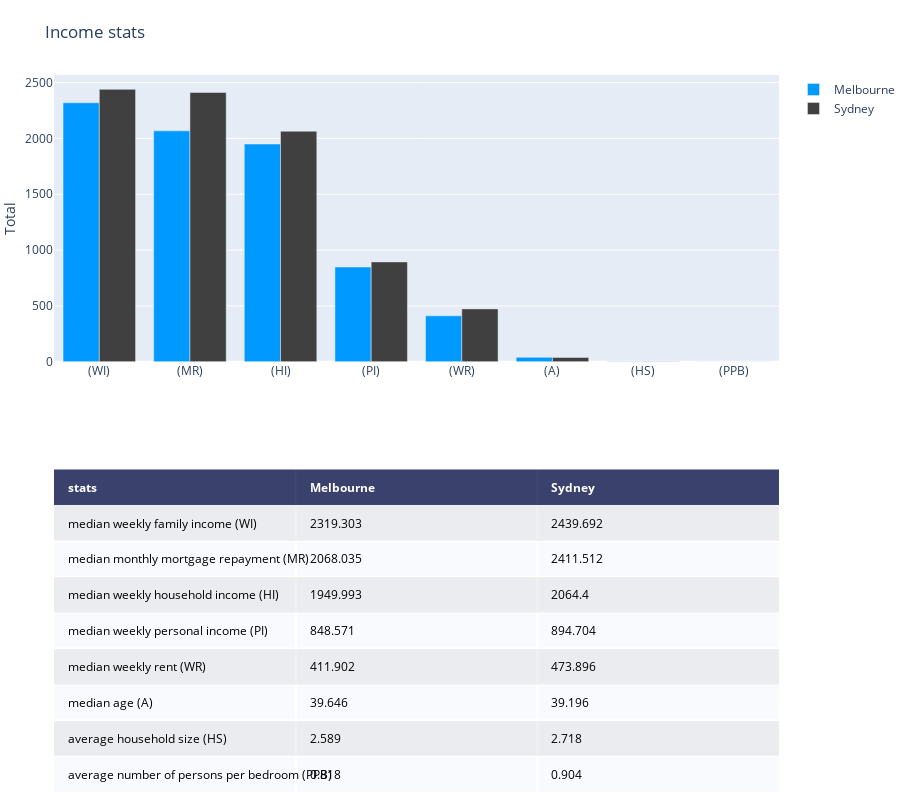

Notebook source saved alongside this figure:
### Code cell
import plotly.graph_objects as go
import plotly.figure_factory as ff

# Add table data
table_data = df_cities.set_index(['stats','city']).unstack().droplevel(0, axis=1).reset_index().sort_values(['Melbourne','Sydney'], ascending=[False,False])

table_data['stats'] = ['median weekly family income (WI)',
 'median monthly mortgage repayment (MR)',
 'median weekly household income (HI)',
 'median weekly personal income (PI)',
 'median weekly rent (WR)',
 'median age (A)',
 'average household size (HS)',
 'average number of persons per bedroom (PPB)']

# Initialize a figure with ff.create_table(table_data)
fig = ff.create_table(table_data, height_constant=60)

x_labels = ['(WI)', '(MR)', '(HI)', '(PI)', '(WR)', '(A)', '(HS)', '(PPB)']

# Make traces for graph
trace1 = go.Bar(x=x_labels, y=table_data['Melbourne'], xaxis='x2', yaxis='y2',
                marker=dict(color='#0099ff'),
                name='Melbourne')
trace2 = go.Bar(x=x_labels, y=table_data['Sydney'], xaxis='x2', yaxis='y2',
                marker=dict(color='#404040'),
                name='Sydney')

# Add trace data to figure
fig.add_traces([trace1, trace2])

# initialize xaxis2 and yaxis2
fig['layout']['xaxis2'] = {}
fig['layout']['yaxis2'] = {}

# Edit layout for subplots
fig.layout.yaxis.update({'domain': [0, .45]})
fig.layout.yaxis2.update({'domain': [.6, 1]})

# The graph's yaxis2 MUST BE anchored to the graph's xaxis2 and vice versa
fig.layout.yaxis2.update({'anchor': 'x2'})
fig.layout.xaxis2.update({'anchor': 'y2'})
fig.layout.yaxis2.update({'title': 'Total'})

# Update the margins to add a title and see graph x-labels.
fig.layout.margin.update({'t':75, 'l':50})
fig.layout.update({'title': 'Income stats'})

# Update the height because adding a graph vertically will interact with
# the plot height calculated for the table
fig.layout.update({'height':800})

# Plot!
fig.show()

### Figure 1 — Plotly figure (JSON) as saved in the notebook; plotly's stock layout.template omitted (floating-point values rounded to 4 significant figures)
{"data": [{"colorscale": [[0, "#00083e"], [0.5, "#ededee"], [1, "#ffffff"]], "hoverinfo": "none", "opacity": 0.75, "showscale": false, "type": "heatmap", "z": [[0, 0, 0], [0.5, 0.5, 0.5], [1, 1, 1], [0.5, 0.5, 0.5], [1, 1, 1], [0.5, 0.5, 0.5], [1, 1, 1], [0.5, 0.5, 0.5], [1, 1, 1]]}, {"marker": {"color": "#0099ff"}, "name": "Melbourne", "type": "bar", "x": ["(WI)", "(MR)", "(HI)", "(PI)", "(WR)", "(A)", "(HS)", "(PPB)"], "xaxis": "x2", "y": [2319.0, 2068.0, 1950.0, 848.6, 411.9, 39.65, 2.589, 0.818], "yaxis": "y2"}, {"marker": {"color": "#404040"}, "name": "Sydney", "type": "bar", "x": ["(WI)", "(MR)", "(HI)", "(PI)", "(WR)", "(A)", "(HS)", "(PPB)"], "xaxis": "x2", "y": [2440.0, 2412.0, 2064.0, 894.7, 473.9, 39.2, 2.718, 0.904], "yaxis": "y2"}], "layout": {"annotations": [{"align": "left", "font": {"color": "#ffffff"}, "showarrow": false, "text": "<b>stats</b>", "x": -0.45, "xanchor": "left", "xref": "x", "y": 0, "yref": "y"}, {"align": "left", "font": {"color": "#ffffff"}, "showarrow": false, "text": "<b>Melbourne</b>", "x": 0.55, "xanchor": "left", "xref": "x", "y": 0, "yref": "y"}, {"align": "left", "font": {"color": "#ffffff"}, "showarrow": false, "text": "<b>Sydney</b>", "x": 1.55, "xanchor": "left", "xref": "x", "y": 0, "yref": "y"}, {"align": "left", "font": {"color": "#000000"}, "showarrow": false, "text": "median weekly family income (WI)", "x": -0.45, "xanchor": "left", "xref": "x", "y": 1, "yref": "y"}, {"align": "left", "font": {"color": "#000000"}, "showarrow": false, "text": "2319.303", "x": 0.55, "xanchor": "left", "xref": "x", "y": 1, "yref": "y"}, {"align": "left", "font": {"color": "#000000"}, "showarrow": false, "text": "2439.692", "x": 1.55, "xanchor": "left", "xref": "x", "y": 1, "yref": "y"}, {"align": "left", "font": {"color": "#000000"}, "showarrow": false, "text": "median monthly mortgage repayment (MR)", "x": -0.45, "xanchor": "left", "xref": "x", "y": 2, "yref": "y"}, {"align": "left", "font": {"color": "#000000"}, "showarrow": false, "text": "2068.035", "x": 0.55, "xanchor": "left", "xref": "x", "y": 2, "yref": "y"}, {"align": "left", "font": {"color": "#000000"}, "showarrow": false, "text": "2411.512", "x": 1.55, "xanchor": "left", "xref": "x", "y": 2, "yref": "y"}, {"align": "left", "font": {"color": "#000000"}, "showarrow": false, "text": "median weekly household income (HI)", "x": -0.45, "xanchor": "left", "xref": "x", "y": 3, "yref": "y"}, {"align": "left", "font": {"color": "#000000"}, "showarrow": false, "text": "1949.993", "x": 0.55, "xanchor": "left", "xref": "x", "y": 3, "yref": "y"}, {"align": "left", "font": {"color": "#000000"}, "showarrow": false, "text": "2064.4", "x": 1.55, "xanchor": "left", "xref": "x", "y": 3, "yref": "y"}, {"align": "left", "font": {"color": "#000000"}, "showarrow": false, "text": "median weekly personal income (PI)", "x": -0.45, "xanchor": "left", "xref": "x", "y": 4, "yref": "y"}, {"align": "left", "font": {"color": "#000000"}, "showarrow": false, "text": "848.571", "x": 0.55, "xanchor": "left", "xref": "x", "y": 4, "yref": "y"}, {"align": "left", "font": {"color": "#000000"}, "showarrow": false, "text": "894.704", "x": 1.55, "xanchor": "left", "xref": "x", "y": 4, "yref": "y"}, {"align": "left", "font": {"color": "#000000"}, "showarrow": false, "text": "median weekly rent (WR)", "x": -0.45, "xanchor": "left", "xref": "x", "y": 5, "yref": "y"}, {"align": "left", "font": {"color": "#000000"}, "showarrow": false, "text": "411.902", "x": 0.55, "xanchor": "left", "xref": "x", "y": 5, "yref": "y"}, {"align": "left", "font": {"color": "#000000"}, "showarrow": false, "text": "473.896", "x": 1.55, "xanchor": "left", "xref": "x", "y": 5, "yref": "y"}, {"align": "left", "font": {"color": "#000000"}, "showarrow": false, "text": "median age (A)", "x": -0.45, "xanchor": "left", "xref": "x", "y": 6, "yref": "y"}, {"align": "left", "font": {"color": "#000000"}, "showarrow": false, "text": "39.646", "x": 0.55, "xanchor": "left", "xref": "x", "y": 6, "yref": "y"}, {"align": "left", "font": {"color": "#000000"}, "showarrow": false, "text": "39.196", "x": 1.55, "xanchor": "left", "xref": "x", "y": 6, "yref": "y"}, {"align": "left", "font": {"color": "#000000"}, "showarrow": false, "text": "average household size (HS)", "x": -0.45, "xanchor": "left", "xref": "x", "y": 7, "yref": "y"}, {"align": "left", "font": {"color": "#000000"}, "showarrow": false, "text": "2.589", "x": 0.55, "xanchor": "left", "xref": "x", "y": 7, "yref": "y"}, {"align": "left", "font": {"color": "#000000"}, "showarrow": false, "text": "2.718", "x": 1.55, "xanchor": "left", "xref": "x", "y": 7, "yref": "y"}, {"align": "left", "font": {"color": "#000000"}, "showarrow": false, "text": "average number of persons per bedroom (PPB)", "x": -0.45, "xanchor": "left", "xref": "x", "y": 8, "yref": "y"}, {"align": "left", "font": {"color": "#000000"}, "showarrow": false, "text": "0.818", "x": 0.55, "xanchor": "left", "xref": "x", "y": 8, "yref": "y"}, {"align": "left", "font": {"color": "#000000"}, "showarrow": false, "text": "0.904", "x": 1.55, "xanchor": "left", "xref": "x", "y": 8, "yref": "y"}], "height": 800, "margin": {"b": 0, "l": 50, "r": 0, "t": 75}, "title": {"text": "Income stats"}, "xaxis": {"dtick": 1, "gridwidth": 2, "showticklabels": false, "tick0": -0.5, "ticks": "", "zeroline": false}, "xaxis2": {"anchor": "y2"}, "yaxis": {"autorange": "reversed", "domain": [0, 0.45], "dtick": 1, "gridwidth": 2, "showticklabels": false, "tick0": 0.5, "ticks": "", "zeroline": false}, "yaxis2": {"anchor": "x2", "domain": [0.6, 1], "title": {"text": "Total"}}}}
